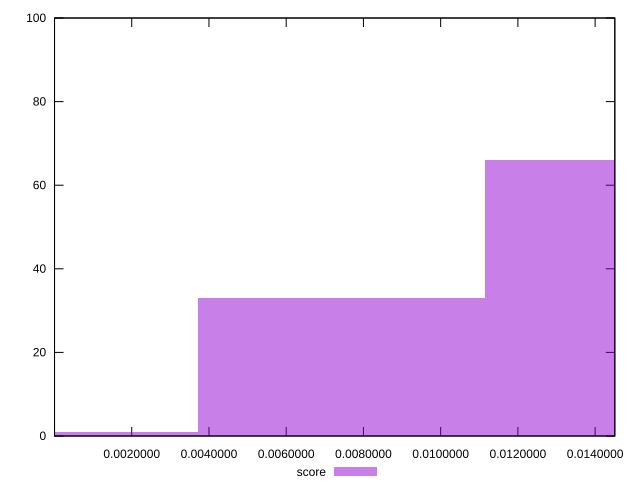

Recreate this plot in gnuplot.
reset

$score <<EOF
0.007425579786063139 33
0.014851159572126278 66
0 1
EOF

set key outside below
set boxwidth 0.007425579786063139
set xrange [8.945789222170042e-7:0.014510134842865341]
set yrange [0:100]
set trange [0:100]
set style fill transparent solid 0.5 noborder
set terminal svg size 640, 490 enhanced background rgb 'white'
set output "report_00008_2021-01-22T20:58:29.167/largest-contentful-paint/samples/pages+cached+noadtech/score/histogram.svg"

plot $score title "score" with boxes

reset
